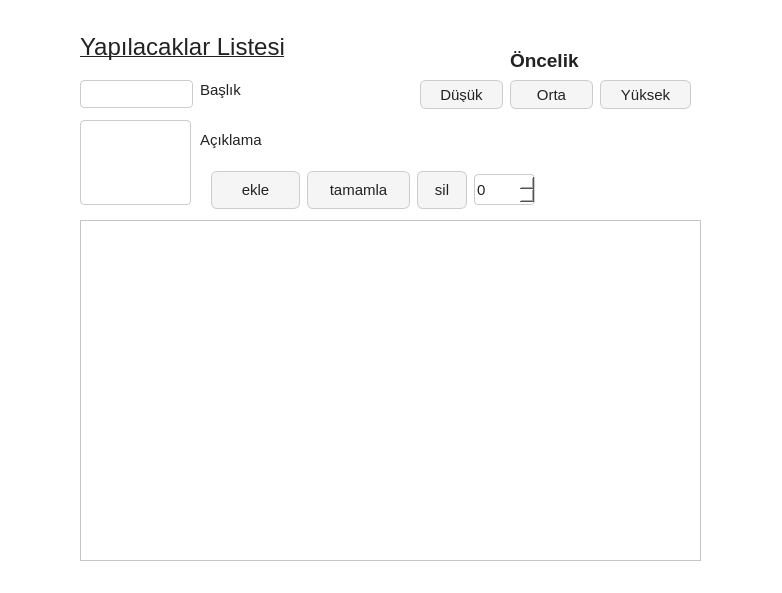
<?xml version="1.0" encoding="UTF-8"?>
<ui version="4.0">
 <class>Widget</class>
 <widget class="QWidget" name="Widget">
  <property name="geometry">
   <rect>
    <x>0</x>
    <y>0</y>
    <width>782</width>
    <height>593</height>
   </rect>
  </property>
  <property name="windowTitle">
   <string>Widget</string>
  </property>
  <property name="styleSheet">
   <string notr="true">QWidget {
    background: #ffffff;
    color: #222;
    font-family: Segoe UI, Arial, sans-serif;
    font-size: 11pt;
    background-image: 
    background-repeat: no-repeat;
    background-position: center;
    background-attachment: fixed;
    background-size: cover;
}
QGroupBox {
    border: 1px solid #cccccc;
    border-radius: 8px;
    margin-top: 10px;
    background: #fafafa;
}
QPushButton {
    padding: 6px 16px;
    border-radius: 6px;
    background: #f5f5f5;
    border: 1px solid #cccccc;
}
QPushButton:checked, QPushButton:pressed {
    background: #e0e0e0;
}
QTableWidget {
    background: #fff;
    alternate-background-color: #f7f7f7;
    gridline-color: #e0e0e0;
}
QHeaderView::section {
    background: #e0e0e0;
    font-weight: bold;
    font-size: 12pt;
    border: 1px solid #cccccc;
}
QLineEdit, QTextEdit, QSpinBox {
    background: #fff;
    border: 1px solid #cccccc;
    border-radius: 4px;
}</string>
  </property>
  <widget class="QLabel" name="label">
   <property name="enabled">
    <bool>true</bool>
   </property>
   <property name="geometry">
    <rect>
     <x>80</x>
     <y>20</y>
     <width>461</width>
     <height>101</height>
    </rect>
   </property>
   <property name="sizePolicy">
    <sizepolicy hsizetype="Preferred" vsizetype="Preferred">
     <horstretch>0</horstretch>
     <verstretch>0</verstretch>
    </sizepolicy>
   </property>
   <property name="maximumSize">
    <size>
     <width>16777215</width>
     <height>16777215</height>
    </size>
   </property>
   <property name="baseSize">
    <size>
     <width>6</width>
     <height>6</height>
    </size>
   </property>
   <property name="font">
    <font>
     <family>Titillium Web</family>
     <underline>true</underline>
    </font>
   </property>
   <property name="cursor">
    <cursorShape>ArrowCursor</cursorShape>
   </property>
   <property name="text">
    <string>&lt;html&gt;&lt;head/&gt;&lt;body&gt;&lt;p&gt;&lt;span style=&quot; font-size:18pt;&quot;&gt;Yapılacaklar Listesi&lt;/span&gt;&lt;/p&gt;&lt;p&gt;&lt;br/&gt;&lt;/p&gt;&lt;/body&gt;&lt;/html&gt;</string>
   </property>
  </widget>
  <widget class="QLineEdit" name="lineEdit">
   <property name="geometry">
    <rect>
     <x>80</x>
     <y>80</y>
     <width>113</width>
     <height>28</height>
    </rect>
   </property>
   <property name="text">
    <string/>
   </property>
  </widget>
  <widget class="QPushButton" name="pushButton">
   <property name="geometry">
    <rect>
     <x>211</x>
     <y>171</y>
     <width>89</width>
     <height>38</height>
    </rect>
   </property>
   <property name="text">
    <string>ekle</string>
   </property>
   <property name="icon">
    <iconset>
     <normaloff>../../Downloads/images.png</normaloff>../../Downloads/images.png</iconset>
   </property>
  </widget>
  <widget class="QPushButton" name="pushButton_2">
   <property name="geometry">
    <rect>
     <x>417</x>
     <y>171</y>
     <width>50</width>
     <height>38</height>
    </rect>
   </property>
   <property name="text">
    <string>sil</string>
   </property>
  </widget>
  <widget class="QPushButton" name="pushButton_4">
   <property name="geometry">
    <rect>
     <x>307</x>
     <y>171</y>
     <width>103</width>
     <height>38</height>
    </rect>
   </property>
   <property name="text">
    <string>tamamla</string>
   </property>
  </widget>
  <widget class="QTableWidget" name="tableWidget">
   <property name="geometry">
    <rect>
     <x>80</x>
     <y>220</y>
     <width>621</width>
     <height>341</height>
    </rect>
   </property>
  </widget>
  <widget class="QLabel" name="label_2">
   <property name="geometry">
    <rect>
     <x>510</x>
     <y>40</y>
     <width>111</width>
     <height>41</height>
    </rect>
   </property>
   <property name="minimumSize">
    <size>
     <width>111</width>
     <height>0</height>
    </size>
   </property>
   <property name="maximumSize">
    <size>
     <width>111</width>
     <height>16777215</height>
    </size>
   </property>
   <property name="text">
    <string>&lt;html&gt;&lt;head/&gt;&lt;body&gt;&lt;p&gt;&lt;span style=&quot; font-size:14pt; font-weight:700;&quot;&gt;Öncelik&lt;/span&gt;&lt;/p&gt;&lt;/body&gt;&lt;/html&gt;</string>
   </property>
  </widget>
  <widget class="QLabel" name="label_4">
   <property name="geometry">
    <rect>
     <x>200</x>
     <y>80</y>
     <width>63</width>
     <height>20</height>
    </rect>
   </property>
   <property name="text">
    <string>Başlık</string>
   </property>
  </widget>
  <widget class="QLabel" name="label_5">
   <property name="geometry">
    <rect>
     <x>200</x>
     <y>130</y>
     <width>81</width>
     <height>20</height>
    </rect>
   </property>
   <property name="text">
    <string>Açıklama</string>
   </property>
  </widget>
  <widget class="QTextEdit" name="textEdit">
   <property name="geometry">
    <rect>
     <x>80</x>
     <y>120</y>
     <width>111</width>
     <height>85</height>
    </rect>
   </property>
  </widget>
  <widget class="QSpinBox" name="spinBox">
   <property name="geometry">
    <rect>
     <x>474</x>
     <y>174</y>
     <width>61</width>
     <height>31</height>
    </rect>
   </property>
  </widget>
  <widget class="QPushButton" name="pushButton_dusuk">
   <property name="geometry">
    <rect>
     <x>420</x>
     <y>80</y>
     <width>83</width>
     <height>29</height>
    </rect>
   </property>
   <property name="text">
    <string>Düşük</string>
   </property>
  </widget>
  <widget class="QPushButton" name="pushButton_orta">
   <property name="geometry">
    <rect>
     <x>510</x>
     <y>80</y>
     <width>83</width>
     <height>29</height>
    </rect>
   </property>
   <property name="text">
    <string>Orta</string>
   </property>
  </widget>
  <widget class="QPushButton" name="pushButton_yuksek">
   <property name="geometry">
    <rect>
     <x>600</x>
     <y>80</y>
     <width>91</width>
     <height>29</height>
    </rect>
   </property>
   <property name="text">
    <string>Yüksek</string>
   </property>
  </widget>
 </widget>
 <resources/>
 <connections/>
</ui>
